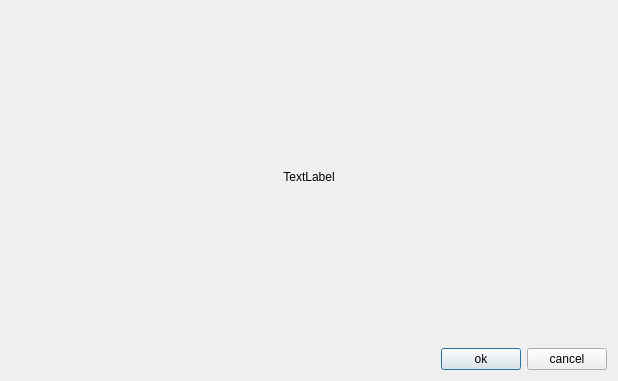
<?xml version="1.0" encoding="UTF-8"?>
<ui version="4.0">
 <class>MessageDialog</class>
 <widget class="QDialog" name="MessageDialog">
  <property name="geometry">
   <rect>
    <x>0</x>
    <y>0</y>
    <width>618</width>
    <height>381</height>
   </rect>
  </property>
  <property name="windowTitle">
   <string notr="true">Dialog</string>
  </property>
  <layout class="QVBoxLayout" name="verticalLayout">
   <item>
    <layout class="QHBoxLayout" name="horizontalLayout_2">
     <item>
      <spacer name="horizontalSpacer_2">
       <property name="orientation">
        <enum>Qt::Horizontal</enum>
       </property>
       <property name="sizeHint" stdset="0">
        <size>
         <width>40</width>
         <height>20</height>
        </size>
       </property>
      </spacer>
     </item>
     <item>
      <widget class="QLabel" name="label">
       <property name="minimumSize">
        <size>
         <width>400</width>
         <height>300</height>
        </size>
       </property>
       <property name="text">
        <string notr="true">TextLabel</string>
       </property>
       <property name="alignment">
        <set>Qt::AlignCenter</set>
       </property>
      </widget>
     </item>
     <item>
      <spacer name="horizontalSpacer_3">
       <property name="orientation">
        <enum>Qt::Horizontal</enum>
       </property>
       <property name="sizeHint" stdset="0">
        <size>
         <width>40</width>
         <height>20</height>
        </size>
       </property>
      </spacer>
     </item>
    </layout>
   </item>
   <item>
    <layout class="QHBoxLayout" name="horizontalLayout">
     <item>
      <spacer name="horizontalSpacer">
       <property name="orientation">
        <enum>Qt::Horizontal</enum>
       </property>
       <property name="sizeHint" stdset="0">
        <size>
         <width>40</width>
         <height>20</height>
        </size>
       </property>
      </spacer>
     </item>
     <item>
      <widget class="QPushButton" name="pushButton">
       <property name="text">
        <string notr="true">ok</string>
       </property>
      </widget>
     </item>
     <item>
      <widget class="QPushButton" name="pushButton_2">
       <property name="text">
        <string notr="true">cancel</string>
       </property>
      </widget>
     </item>
    </layout>
   </item>
  </layout>
 </widget>
 <resources/>
 <connections/>
</ui>
